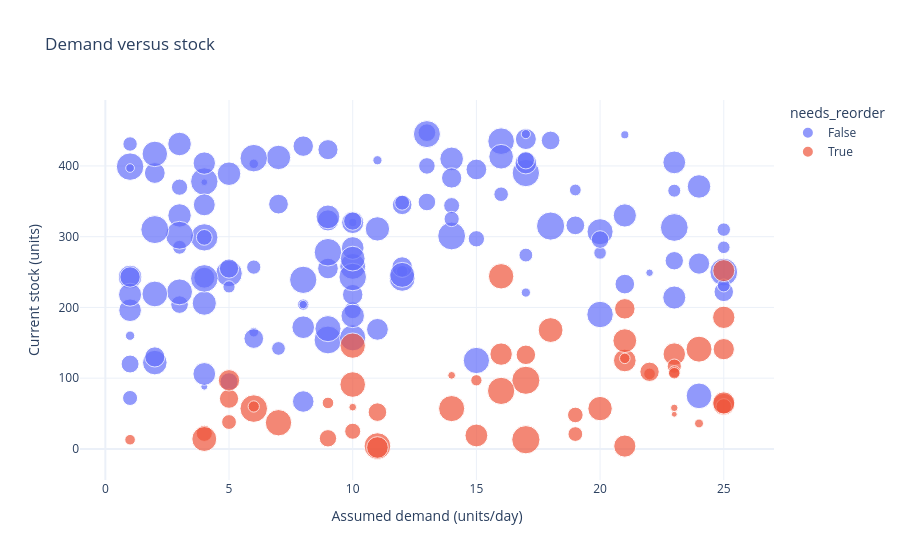

Source (notebook cell):
### Markdown cell above
**Interpretation and reasoning**

Each category is a stacked segment, and total bar height is warehouse value. Grouping before plotting avoids treating each individual stock row as a separate regional total. This chart stays unchanged when only the buffer changes, because that parameter does not change current stock or unit cost.

### Step 15 - Plot demand and stock with scenario-dependent flags

**Question:** Which individual locations combine demand and stock levels that trigger the rule?

### Code cell
# Each point is a SKU location; color uses the rule flag while size uses unit cost.
fig = px.scatter(
    filtered, x="daily_demand", y="stock_on_hand",
    color="needs_reorder", size="unit_cost",
    hover_data=["sku", "warehouse", "reorder_point"],
    title="Demand versus stock",
    labels={"daily_demand": "Assumed demand (units/day)", "stock_on_hand": "Current stock (units)"},
)
fig.update_layout(template="plotly_white")
# Render this figure directly in the notebook output.
display(fig)

### Figure 1 — Plotly figure (JSON) as saved in the notebook; plotly's stock layout.template omitted (floating-point values rounded to 4 significant figures; data arrays with more than 128 entries replaced by an {"elided": "..."} marker saying what was removed)
{"data": [{"customdata": {"elided": "127x3 mixed values"}, "hovertemplate": "needs_reorder=False<br>Assumed demand (units/day)=%{x}<br>Current stock (units)=%{y}<br>unit_cost=%{marker.size}<br>sku=%{customdata[0]}<br>warehouse=%{customdata[1]}<br>reorder_point=%{customdata[2]}<extra></extra>", "legendgroup": "False", "marker": {"color": "#636efa", "size": [1103, 565, 1008, 2482, 2197, 1202, 598, 468, 1734, 1378, 2333, 1824, 211, 295, 2075, 1737, 1884, 1743, 1212, 496, 2215, 2416, 264, 1312, 978, 1485, 1009, 666, 898, 205, 858, 273, 1739, 797, 152, 971, 1287, 708, 2341, 1605, 828, 1351, 1519, 1730, 694, 1619, 600, 1613, 1208, 497, 1221, 1336, 2128, 1091, 1307, 1058, 968, 2066, 2279, 266, 176, 2421, 430, 1897, 1396, 588, 2365, 1040, 1190, 2324, 264, 1344, 968, 2098, 1269, 1715, 2099, 1376, 433, 2163, 2370, 2422, 1766, 1160, 1466, 1610, 528, 2129, 140, 780, 2350, 2430, 521, 2409, 1596, 1330, 1850, 1686, 2132, 1662, 2075, 282, 1419, 1262, 2372, 937, 651, 1499, 2190, 1864, 1953, 1659, 1448, 2032, 236, 1720, 401, 1304, 1920, 2448, 2364, 637, 1569, 727, 835, 216, 2369], "sizemode": "area", "sizeref": 6.25, "symbol": "circle"}, "mode": "markers", "name": "False", "orientation": "v", "showlegend": true, "type": "scatter", "x": [19, 25, 1, 18, 5, 12, 17, 5, 3, 17, 4, 4, 10, 6, 12, 1, 2, 14, 6, 20, 16, 25, 11, 8, 13, 11, 5, 16, 10, 21, 13, 1, 5, 14, 4, 3, 14, 1, 17, 8, 3, 2, 10, 24, 12, 23, 3, 4, 21, 25, 7, 9, 20, 18, 10, 23, 20, 24, 13, 17, 22, 9, 12, 16, 9, 7, 1, 10, 25, 8, 17, 15, 13, 10, 2, 3, 3, 4, 19, 15, 10, 14, 9, 5, 17, 10, 23, 9, 4, 4, 4, 3, 25, 23, 1, 12, 11, 21, 10, 23, 2, 6, 24, 9, 9, 17, 1, 4, 20, 7, 12, 1, 8, 2, 1, 10, 8, 1, 10, 2, 6, 6, 4, 14, 15, 8, 4], "xaxis": "x", "y": [316, 310, 120, 315, 248, 345, 274, 229, 431, 438, 299, 206, 320, 165, 241, 243, 122, 410, 156, 277, 435, 250, 408, 428, 447, 169, 95, 360, 196, 444, 400, 160, 389, 344, 88, 204, 383, 72, 390, 172, 370, 390, 320, 371, 348, 405, 285, 106, 233, 285, 346, 255, 307, 436, 218, 266, 296, 75, 445, 221, 249, 154, 251, 413, 323, 142, 399, 322, 222, 239, 445, 395, 349, 258, 130, 330, 222, 242, 366, 125, 243, 301, 328, 255, 404, 284, 365, 170, 377, 299, 378, 302, 231, 313, 196, 257, 311, 330, 157, 214, 219, 403, 262, 423, 278, 408, 431, 345, 190, 412, 246, 218, 67, 417, 397, 188, 204, 243, 269, 310, 411, 257, 404, 325, 297, 204, 241], "yaxis": "y"}, {"customdata": {"elided": "53x3 mixed values"}, "hovertemplate": "needs_reorder=True<br>Assumed demand (units/day)=%{x}<br>Current stock (units)=%{y}<br>unit_cost=%{marker.size}<br>sku=%{customdata[0]}<br>warehouse=%{customdata[1]}<br>reorder_point=%{customdata[2]}<extra></extra>", "legendgroup": "True", "marker": {"color": "#EF553B", "size": [1516, 1509, 1924, 248, 2225, 766, 426, 187, 1466, 815, 686, 680, 2132, 1606, 1315, 762, 1078, 2017, 109, 185, 944, 1942, 2470, 1416, 1578, 1568, 2319, 2374, 1766, 1562, 1629, 175, 1538, 1528, 346, 421, 1158, 633, 1172, 350, 2009, 2049, 2112, 459, 1189, 806, 2170, 397, 1425, 418, 399, 1862, 2500], "sizemode": "area", "sizeref": 6.25, "symbol": "circle"}, "mode": "markers", "name": "True", "orientation": "v", "showlegend": true, "type": "scatter", "x": [25, 25, 18, 24, 11, 25, 22, 14, 11, 4, 5, 19, 14, 21, 21, 19, 11, 16, 23, 10, 9, 4, 17, 25, 23, 16, 16, 6, 21, 25, 15, 23, 21, 25, 21, 9, 5, 23, 22, 1, 10, 10, 24, 23, 17, 10, 7, 15, 5, 23, 6, 20, 17], "xaxis": "x", "y": [252, 63, 168, 36, 4, 60, 106, 104, 2, 22, 38, 21, 57, 125, 198, 48, 52, 244, 49, 59, 15, 14, 97, 141, 134, 134, 82, 57, 153, 186, 19, 58, 4, 65, 128, 65, 71, 117, 109, 13, 146, 91, 141, 109, 133, 25, 37, 97, 97, 107, 60, 57, 13], "yaxis": "y"}], "layout": {"legend": {"itemsizing": "constant", "title": {"text": "needs_reorder"}, "tracegroupgap": 0}, "title": {"text": "Demand versus stock"}, "xaxis": {"anchor": "y", "domain": [0.0, 1.0], "title": {"text": "Assumed demand (units/day)"}}, "yaxis": {"anchor": "x", "domain": [0.0, 1.0], "title": {"text": "Current stock (units)"}}}}
